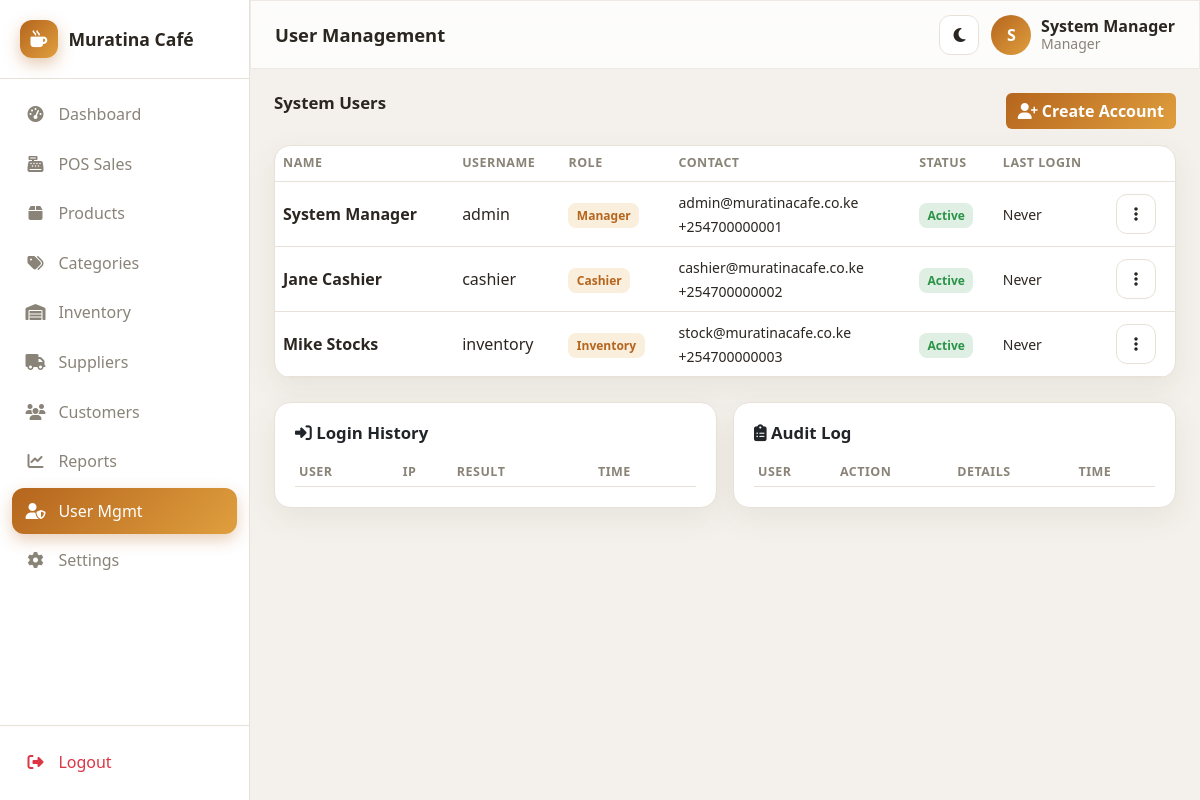
The page /users.php (signed in) on the database as committed earlier.
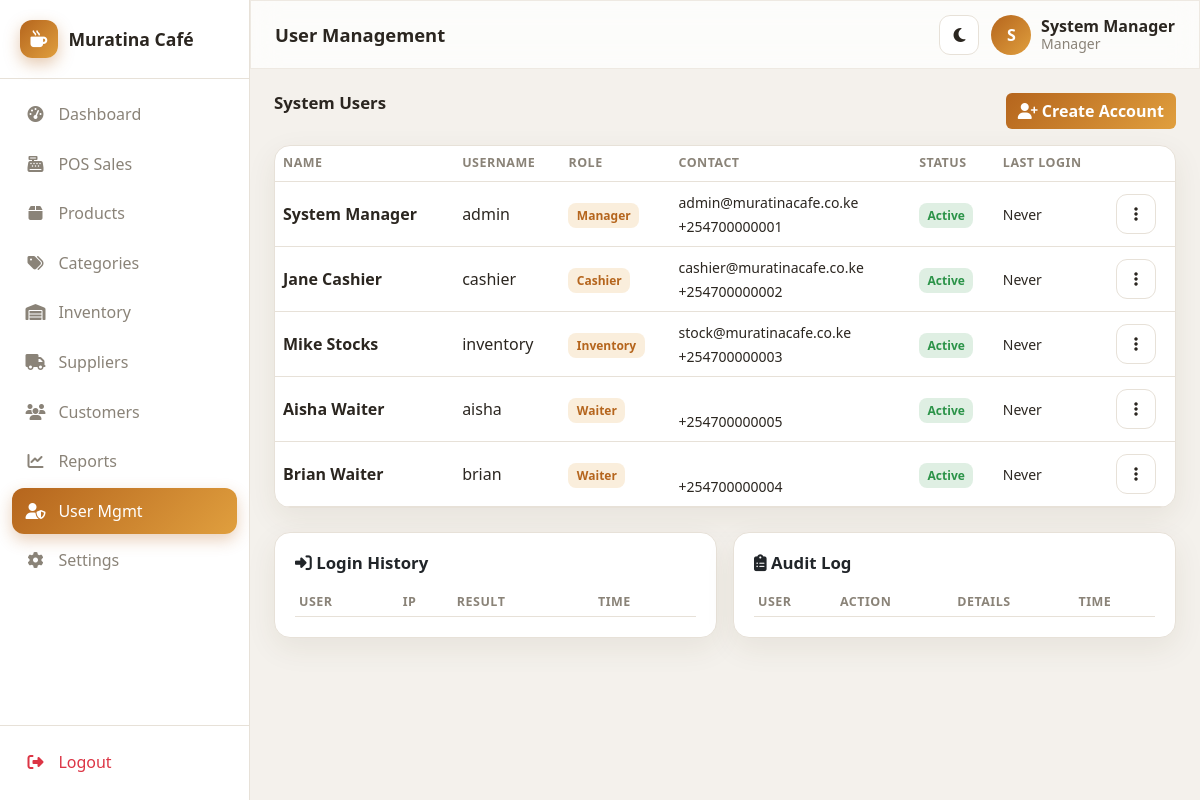
The same page on the database as committed later.
### tables this page shows
CREATE TABLE settings (
  id            INT AUTO_INCREMENT PRIMARY KEY,
  company_name  VARCHAR(150) DEFAULT 'Muratina Café',
  logo          VARCHAR(255) DEFAULT NULL,
  currency      VARCHAR(10)  DEFAULT 'KSh',
  tax_rate      DECIMAL(5,2) DEFAULT 16.00,
  address       VARCHAR(255) DEFAULT 'Nairobi, Kenya',
  phone         VARCHAR(40)  DEFAULT '+254 700 000 000',
  email         VARCHAR(150) DEFAULT 'hello@muratinacafe.co.ke',
  receipt_footer VARCHAR(255) DEFAULT 'Thank you for dining with us. Karibu tena!'
);

CREATE TABLE users (
  id            INT AUTO_INCREMENT PRIMARY KEY,
  full_name     VARCHAR(120) NOT NULL,
  username      VARCHAR(60)  NOT NULL UNIQUE,
  email         VARCHAR(150) DEFAULT NULL,
  phone         VARCHAR(30)  DEFAULT NULL,
  password_hash VARCHAR(255) NOT NULL,
  passcode      VARCHAR(255) DEFAULT NULL,  
  role          ENUM('manager','cashier','inventory','waiter') NOT NULL DEFAULT 'cashier',
  is_active     TINYINT(1)   NOT NULL DEFAULT 1,
  last_login    DATETIME     DEFAULT NULL,
  created_at    TIMESTAMP    DEFAULT CURRENT_TIMESTAMP
);

### config/database.php (called while the page is built, shortened)
<?php
function db(): PDO
{
    static $pdo = null;
    if ($pdo instanceof PDO) {
        return $pdo;
    }
    $dsn = sprintf('mysql:host=%s;dbname=%s;charset=%s', DB_HOST, DB_NAME, DB_CHARSET);
    $options = [
        PDO::ATTR_ERRMODE            => PDO::ERRMODE_EXCEPTION,
        PDO::ATTR_DEFAULT_FETCH_MODE => PDO::FETCH_ASSOC,
        PDO::ATTR_EMULATE_PREPARES   => false,
    ];
    try {
        $pdo = new PDO($dsn, DB_USER, DB_PASS, $options);
    } catch (PDOException $e) {
        http_response_code(500);
        die('Database connection failed. Make sure MySQL is running in Laragon and the '
            . '<code>muratina_pos</code> database has been imported from <code>database/schema.sql</code>.<br><small>'
            . htmlspecialchars($e->getMessage()) . '</small>');
    }
    return $pdo;
}

### includes/functions.php (called while the page is built, shortened)
<?php
require_once __DIR__ . '/../config/database.php';
function e($value): string
{
    return htmlspecialchars((string) $value, ENT_QUOTES, 'UTF-8');
}
function settings(): array
{
    static $cache = null;
    if ($cache === null) {
        $cache = db()->query('SELECT * FROM settings LIMIT 1')->fetch() ?: [];
    }
    return $cache;
}

### includes/auth.php (called while the page is built, shortened)
<?php
require_once __DIR__ . '/functions.php';
function current_user(): ?array
{
    return $_SESSION['user'] ?? null;
}
function user_role(): string
{
    return $_SESSION['user']['role'] ?? '';
}
function can(string $permission): bool
{
    $role = user_role();
    $matrix = [
        'manager'   => ['*'],
        'cashier'   => ['pos', 'sales_own', 'customers', 'receipt'],
        'waiter'    => ['pos', 'sales_own', 'customers', 'receipt'],
        'inventory' => ['inventory', 'products', 'suppliers', 'stock', 'customers'],
    ];
    $perms = $matrix[$role] ?? [];
    return in_array('*', $perms, true) || in_array($permission, $perms, true);
}

### users.php (the view, shortened to what this page needs)
<?php
require_once __DIR__ . '/includes/auth.php';
$pdo = db();
$users = $pdo->query('SELECT * FROM users ORDER BY role, full_name')->fetchAll();
$pageTitle = 'User Management';
$activeNav = 'users';
require __DIR__ . '/includes/header.php';
?>
<div class="d-flex justify-content-between mb-3">
    <h3 class="section-title mb-0">System Users</h3>
    <button class="btn btn-brand" onclick="openUser()"><i class="fa-solid fa-user-plus"></i> Create Account</button>
</div>
<div class="card table-card mb-4"><div class="table-responsive">
<table class="table align-middle mb-0">
    <thead><tr><th>Name</th><th>Username</th><th>Role</th><th>Contact</th><th>Status</th><th>Last Login</th><th></th></tr></thead>
    <tbody>
    <?php foreach ($users as $u): ?>
        <tr>
            <td><strong><?= e($u['full_name']) ?></strong></td>
            <td><?= e($u['username']) ?></td>
            <td><span class="badge-soft badge-warn"><?= e(ucfirst($u['role'])) ?></span></td>
            <td><small><?= e($u['email']) ?><br><?= e($u['phone']) ?></small></td>
            <td><span class="badge-soft <?= $u['is_active'] ? 'badge-ok' : 'badge-low' ?>"><?= $u['is_active'] ? 'Active' : 'Inactive' ?></span></td>
            <td><small><?= $u['last_login'] ? e(date('d M H:i', strtotime($u['last_login']))) : 'Never' ?></small></td>
            <td class="text-end">
                <div class="dropdown">
                    <button class="icon-btn" data-bs-toggle="dropdown"><i class="fa-solid fa-ellipsis-vertical"></i></button>
                </div>
            </td>
        </tr>
    <?php endforeach; ?>
    </tbody>
</table>
</div></div>
<div class="row g-3">
    <div class="col-lg-6"><div class="card"><div class="card-body">
        <h3 class="section-title"><i class="fa-solid fa-right-to-bracket"></i> Login History</h3>
        <div class="table-responsive"><table class="table table-sm mb-0">
            <thead><tr><th>User</th><th>IP</th><th>Result</th><th>Time</th></tr></thead></table></div>
    </div></div></div>
    <div class="col-lg-6"><div class="card"><div class="card-body">
        <h3 class="section-title"><i class="fa-solid fa-clipboard-list"></i> Audit Log</h3>
        <div class="table-responsive"><table class="table table-sm mb-0">
            <thead><tr><th>User</th><th>Action</th><th>Details</th><th>Time</th></tr></thead></table></div>
    </div></div></div>
</div>
<?php require __DIR__ . '/includes/footer.php'; ?>

### includes/header.php (shortened to what this page needs)
<?php
require_once __DIR__ . '/auth.php';
$pageTitle = $pageTitle ?? 'Dashboard';
$activeNav = $activeNav ?? '';
$u         = current_user();
$set       = settings();
$nav = [
    ['dashboard', 'Dashboard',   'fa-gauge-high',     'dashboard.php', '*'],
    ['pos',       'POS Sales',   'fa-cash-register',  'pos.php',       'pos'],
    ['products',  'Products',    'fa-box',            'products.php',  'products'],
    ['categories','Categories',  'fa-tags',           'categories.php','products'],
    ['inventory', 'Inventory',   'fa-warehouse',      'inventory.php', 'inventory'],
    ['suppliers', 'Suppliers',   'fa-truck',          'suppliers.php', 'suppliers'],
    ['customers', 'Customers',   'fa-users',          'customers.php', 'customers'],
    ['reports',   'Reports',     'fa-chart-line',     'reports.php',   'reports'],
    ['users',     'User Mgmt',   'fa-user-shield',    'users.php',     'users'],
    ['settings',  'Settings',    'fa-gear',           'settings.php',  'settings'],
];
?>
<!DOCTYPE html>
<html lang="en" data-bs-theme="light">
<head>
    <link href="https://cdn.jsdelivr.net/npm/bootstrap@5.3.3/dist/css/bootstrap.min.css" rel="stylesheet">
    <link rel="stylesheet" href="https://cdnjs.cloudflare.com/ajax/libs/font-awesome/6.5.2/css/all.min.css">
    <link rel="stylesheet" href="<?= BASE_URL ?>/assets/css/style.css">
</head>
<body>
<div class="app-shell">
    <aside class="sidebar" id="sidebar">
        <div class="sidebar-brand">
            <span class="brand-mark"><i class="fa-solid fa-mug-hot"></i></span>
            <span class="brand-text"><?= e($set['company_name'] ?? 'Muratina Café') ?></span>
        </div>
        <nav class="sidebar-nav">
            <?php foreach ($nav as [$key, $label, $icon, $url, $perm]): ?>
                <?php if ($perm === '*' || can($perm)): ?>
                    <a href="<?= BASE_URL ?>/<?= $url ?>" class="nav-link <?= $activeNav === $key ? 'active' : '' ?>">
                        <i class="fa-solid <?= $icon ?>"></i><span><?= $label ?></span>
                    </a>
                <?php endif; ?>
            <?php endforeach; ?>
        </nav>
        <div class="sidebar-footer">
            <a href="<?= BASE_URL ?>/logout.php" class="nav-link text-danger">
                <i class="fa-solid fa-right-from-bracket"></i><span>Logout</span>
            </a>
        </div>
    </aside>
    <div class="main-area">
        <header class="topbar glass">
            <h1 class="topbar-title"><?= e($pageTitle) ?></h1>
            <div class="topbar-actions">
                <button class="icon-btn" id="themeToggle" aria-label="Toggle theme"><i class="fa-solid fa-moon"></i></button>
                <div class="user-chip">
                    <div class="avatar"><?= e(strtoupper(substr($u['full_name'], 0, 1))) ?></div>
                    <div class="user-meta">
                        <strong><?= e($u['full_name']) ?></strong>
                        <small><?= e(ucfirst($u['role'])) ?></small>
                    </div>
                </div>
            </div>
        </header>
        <main class="content">

### includes/footer.php (shortened to what this page needs)
        </main>
    </div>
</div>
</body>
</html>

### assets/css/style.css (style rules this page uses)
:root { --brand: #b5651d; --brand-2: #e09f3e; --brand-grad: linear-gradient(135deg, #b5651d 0%, #e09f3e 100%); --bg: #f4f1ec; --surface: #ffffff; --surface-2: #faf8f4; --text: #2b2620; --muted: #8a8378; --border: #e7e1d8; --shadow: 0 10px 30px rgba(80, 60, 30, .08); --radius: 16px; --sidebar-w: 250px; }
* { box-sizing: border-box; }
body { margin: 0; font-family: 'Segoe UI', system-ui, -apple-system, sans-serif; background: var(--bg); color: var(--text); }
.glass { background: color-mix(in srgb, var(--surface) 75%, transparent); backdrop-filter: blur(14px); -webkit-backdrop-filter: blur(14px); border: 1px solid color-mix(in srgb, var(--border) 70%, transparent); }
.app-shell { display: flex; min-height: 100vh; }
.sidebar { width: var(--sidebar-w); background: var(--surface); border-right: 1px solid var(--border); display: flex; flex-direction: column; position: fixed; inset: 0 auto 0 0; z-index: 1040; transition: transform .25s ease; }
.sidebar-brand { display: flex; align-items: center; gap: .65rem; padding: 1.25rem 1.25rem; font-weight: 700; font-size: 1.1rem; border-bottom: 1px solid var(--border); }
.brand-mark { width: 38px; height: 38px; border-radius: 12px; display: grid; place-items: center; background: var(--brand-grad); color: #fff; font-size: 1.05rem; box-shadow: 0 6px 16px rgba(181,101,29,.35); }
.sidebar-nav { padding: .75rem; flex: 1; overflow-y: auto; }
.nav-link { display: flex; align-items: center; gap: .8rem; padding: .7rem .85rem; margin-bottom: .2rem; border-radius: 12px; color: var(--muted); text-decoration: none; font-weight: 500; transition: all .15s ease; }
.nav-link i { width: 20px; text-align: center; font-size: 1rem; }
.nav-link.active { background: var(--brand-grad); color: #fff; box-shadow: 0 6px 16px rgba(181,101,29,.3); }
.sidebar-footer { padding: .75rem; border-top: 1px solid var(--border); }
.main-area { flex: 1; margin-left: var(--sidebar-w); display: flex; flex-direction: column; min-width: 0; }
.topbar { position: sticky; top: 0; z-index: 1030; display: flex; align-items: center; gap: 1rem; padding: .85rem 1.5rem; }
.topbar-title { font-size: 1.15rem; margin: 0; font-weight: 700; flex: 1; }
.topbar-actions { display: flex; align-items: center; gap: .75rem; }
.icon-btn { border: 1px solid var(--border); background: var(--surface); width: 40px; height: 40px; border-radius: 11px; color: var(--text); cursor: pointer; display: grid; place-items: center; transition: .15s; }
.user-chip { display: flex; align-items: center; gap: .6rem; }
.avatar { width: 40px; height: 40px; border-radius: 50%; background: var(--brand-grad); color: #fff; display: grid; place-items: center; font-weight: 700; }
.user-meta { display: flex; flex-direction: column; line-height: 1.1; }
.user-meta small { color: var(--muted); }
.content { padding: 1.5rem; flex: 1; }
.card { background: var(--surface); border: 1px solid var(--border); border-radius: var(--radius); box-shadow: var(--shadow); }
.card-body { padding: 1.25rem; }
.section-title { font-weight: 700; margin: 0 0 1rem; font-size: 1.05rem; }
.table-card { overflow: hidden; }
.table { margin: 0; color: var(--text); }
.table > :not(caption) > * > * { background: transparent; color: var(--text); border-color: var(--border); }
.table thead th { color: var(--muted); font-size: .78rem; text-transform: uppercase; letter-spacing: .04em; }
.badge-soft { padding: .35em .7em; border-radius: 8px; font-weight: 600; font-size: .75rem; }
.badge-ok { background: rgba(43,147,72,.15); color: #2b9348; }
.badge-warn { background: rgba(224,159,62,.18); color: #b5651d; }
.btn-brand { background: var(--brand-grad); color: #fff; border: none; font-weight: 600; }

Rows that differ between the two databases and show on the page:
added users: full_name "Aisha Waiter", username "aisha", role "Waiter", phone "+254700000005", is_active "Active", shows "Never"
added users: full_name "Brian Waiter", username "brian", role "Waiter", phone "+254700000004", is_active "Active", shows "Never"
